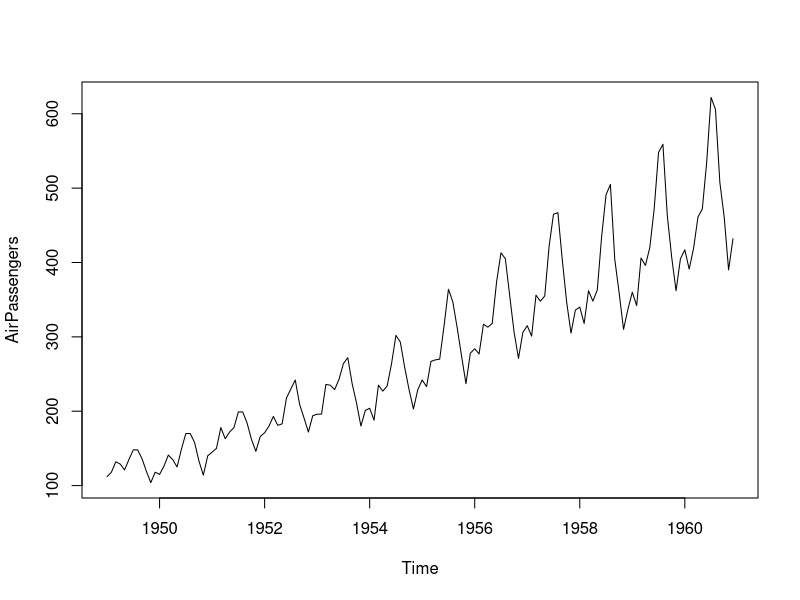
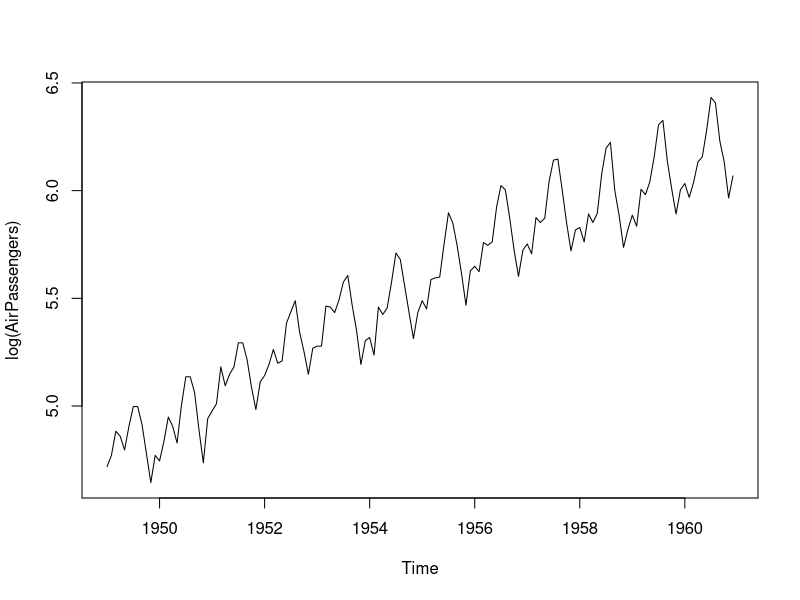
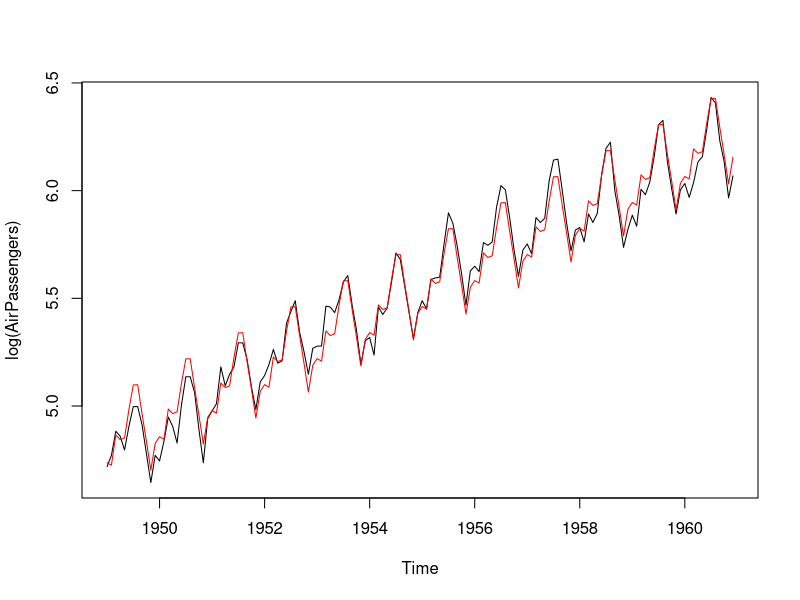
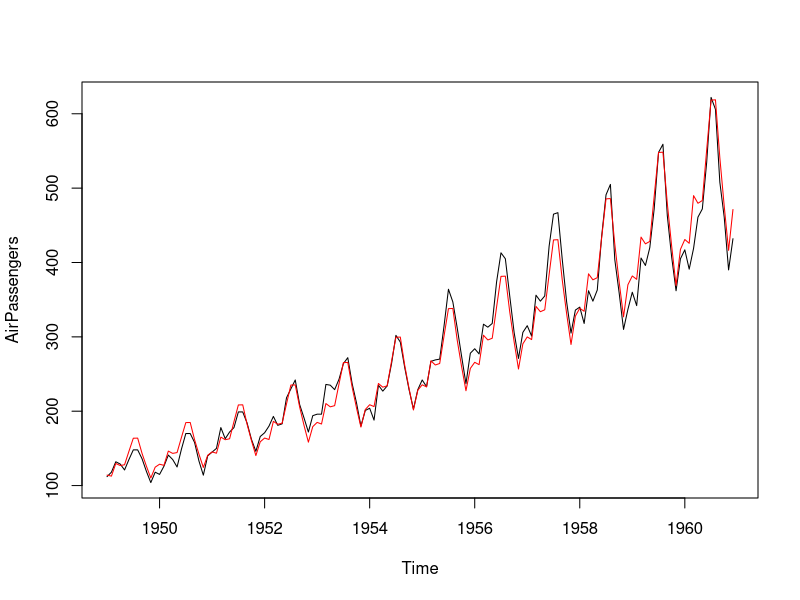
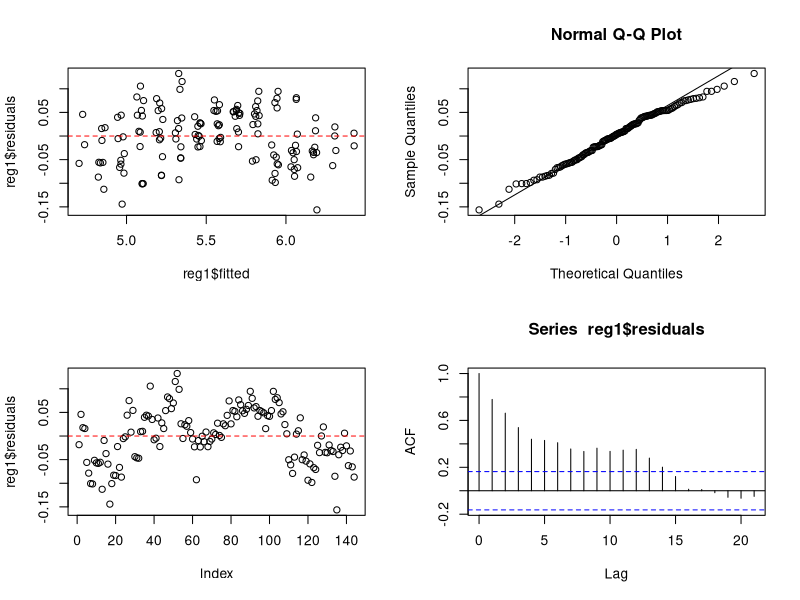
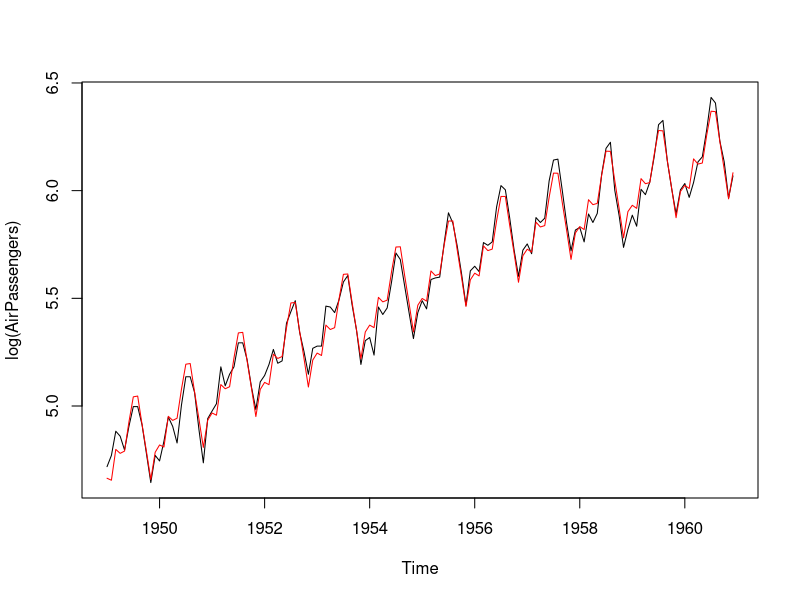
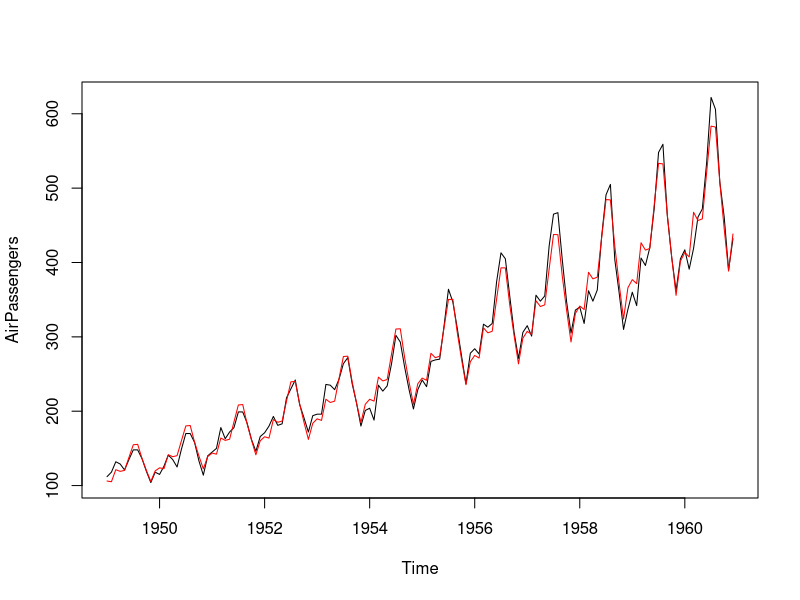
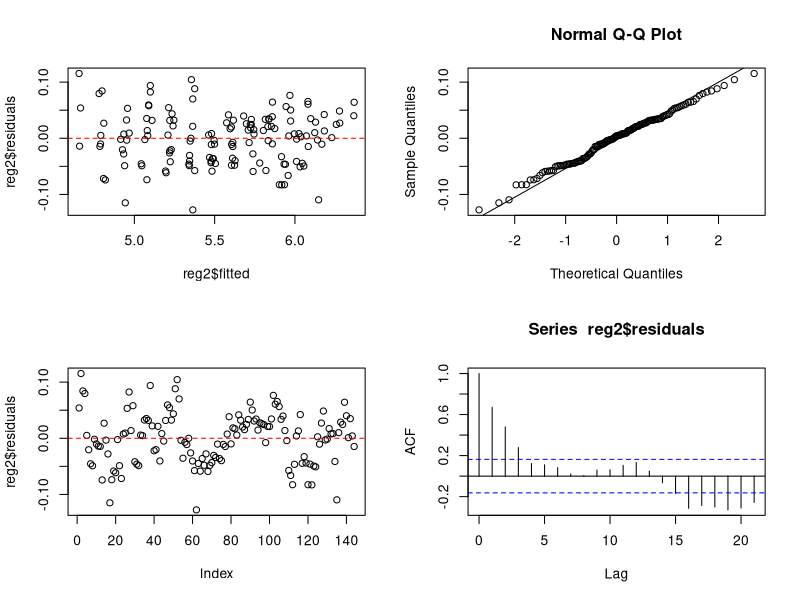

Source code (R) for these figures, in order: (Note: this script raises an error after producing the figures.)

# look up function ts: in particular: start, end, and frequency

data(AirPassengers) # Calling the built-in R data

plot(AirPassengers) # plotting the time-series data. Notice that the data is already in the form of a time series. To check this, type AirPassengers and hit enter.
plot(log(AirPassengers))  # Plotting the log-transform of data

tim <- time(AirPassengers) # Extracting time as the explanatory variate from the time series framework of data
cycle(AirPassengers) # Introducing month as the season
month <- as.factor(cycle(AirPassengers)) # Introducing month as the season
reg1 <- lm(log(AirPassengers)~tim+month) # Fitting the model reg1 with linear trend and seasonal effect
summary(reg1) # Details of the fit for model reg1

#Year=floor(tim) # You don't have to do this, but I have done it to totally seperate the effect of t and month
#reg1 <- lm(log(AirPassengers)~Year+month) # Fitting the model reg1 with linear trend and seasonal effect
#summary(reg1) # Details of the fit for model reg1

plot(log(AirPassengers))
points(tim,predict.lm(reg1),type='l',col='red') # superimpose the fit of model reg1 on the plot of the data
#points(tim,fitted.values(reg1),type='l',col='red') # superimpose the fit of model reg1 on the plot of the data
# Exponentiating the fitted values to reverse the log transformation
plot(AirPassengers)
points(tim,exp(predict.lm(reg1)),type='l',col='red') # superimpose the fit of model reg1 on the plot of the data

# Diagnostic plots for reg1 model
par(mfrow=c(2,2)) # Dividing the plotting page into 4 panels
plot(reg1$fitted, reg1$residuals) # plot of fitted values vs residuals
abline(h=0,lty=2,col='red') # plotting a horizontal line at 0
qqnorm(reg1$residuals) #qq-plot of residuals
qqline(reg1$residuals) # plotting the line, along which the dots in qq-plot should lie
plot(reg1$residuals) # plotting the residuals vs time
abline(h=0,lty=2,col='red') # plotting a horizontal line at 0
acf(reg1$residuals) #sample acf plot of residuals

# Testing normality and the homogeneity of the variance
residuals.reg1 = residuals(reg1) #extracting the residuals
shapiro.test(residuals.reg1) #Shapiro-Wilk test of normality H0: residuals are normal

indx = factor(rep(1:6,each=24)) #creating 6 chunks to test variance homogeneity
fligner.test(residuals.reg1 , indx) # Fligner's test for H0:sigma1=sigma2=...=sigma6 (note that we made 6 chunks)


tim2 = tim^2
reg2 <- lm(log(AirPassengers)~tim+tim2+month)
# The following alternative for reg2 helps with prediction. You will just need to provide tim, not tim^2 in the new data to predict.
#reg2 <- lm(log(AirPassengers)~tim+I(tim^2)+month) 

#Year2 <- Year^2
#reg2 <- lm(log(AirPassengers)~Year+Year2+month)

summary(reg2) # Details of the fit for model reg2

par(mfrow=c(1,1))
plot(log(AirPassengers))
points(tim,predict.lm(reg2),type='l',col='red') # superimpose the fit of model reg2 on the plot of the data

# Exponentiating the fitted values to reverse the log transformation
plot(AirPassengers)
points(tim,exp(predict.lm(reg2)),type='l',col='red') # superimpose the fit of model reg2 on the plot of the data


# Diagnostic plots for reg2 model
par(mfrow=c(2,2)) # Dividing the plotting page into 4 panels
plot(reg2$fitted, reg2$residuals) # plot of fitted values vs residuals
abline(h=0,lty=2,col="red") # plotting a horizontal line at 0
qqnorm(reg2$residuals) #qq-plot of residuals
qqline(reg2$residuals) # plotting the line, along which the dots in qq-plot should lie
plot(reg2$residuals) # plotting the residuals vs time
abline(h=0,lty=2,col="red") # plotting a horizontal line at 0
acf(reg2$residuals) #sample acf plot of residuals

# If you want a nicer qqplot
library(car)
qqPlot(reg2$residuals , pch=16) # plotting the line, along which the dots in qq-plot should lie


# Testing normality and the homogeneity of the variance
residuals.reg2 = residuals(reg2) #extracting the residuals
shapiro.test(residuals.reg2)

indx = factor(rep(1:6,each=24)) #creating 6 chunks to test variance homogeneity
fligner.test(residuals.reg2 , indx) # Fligner's test for H0:sigma1=sigma2=...=sigma6 (note that we made 6 chunks)


# Predicting the next 6 month
tim.new <- seq(1960,1960+5/12,length=6)
month.new <- factor(1:6)
data.new <- data.frame(tim=tim.new , month=month.new)
predict.lm(reg1 , data.new , interval='prediction')
predict.lm(reg2 , data.new , interval='prediction')

